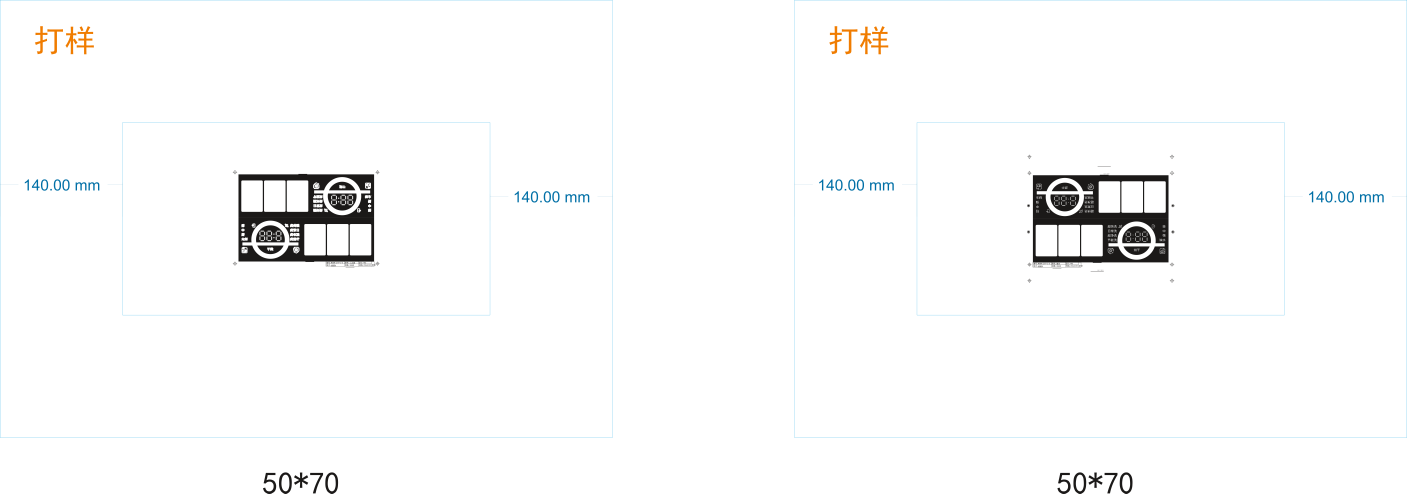
#> input picture cdr_png_temp/20260224-2219-2-S V3.0.png, 12663 x 4443 px (shown at 1/9 size); its folder holds only this picture in this run
$ python test_main_ocr.py
#> lines starting #> are read from the running program, lines starting #| are printed output that depends on the picture
import os
import pytesseract
from PIL import Image, ImageEnhance

# 配置
pytesseract.pytesseract.tesseract_cmd = r'C:\Program Files\Tesseract-OCR\tesseract.exe'
os.environ['TESSDATA_PREFIX'] = os.path.dirname(os.path.abspath(__file__))
OCR_LANGUAGE = 'chi_sim+eng'


def ocr_extract_text(png_file_path):
    """优化后的 OCR 识别函数"""
#> called with png_file_path = 'cdr_png_temp/20260224-2219-2-S V3.0.png'
    try:
        img = Image.open(png_file_path)
#> img is the input picture: PIL image 12663x4443 RGBA; mean R, G, B, A 249.9, 250.1, 250.1, 255
        width, height = img.size
#> width = 12663; height = 4443

        all_results = []

        # 尝试不同的缩放比例（针对超大图片）
        scales = [1.0]
        if width > 4000 or height > 4000:
            scales.extend([0.5, 0.3, 0.25])

        for scale in scales:
            if scale == 1.0:
                scaled_img = img
                scale_label = "原始"
            else:
                new_w = int(width * scale)
                new_h = int(height * scale)
                scaled_img = img.resize((new_w, new_h), Image.Resampling.LANCZOS)
                scale_label = f"缩放{scale}"

            all_results.append((f"{scale_label}-完整图", scaled_img))

            scaled_w, scaled_h = scaled_img.size
            if scaled_h > 100:
                bottom_region = scaled_img.crop((0, scaled_h - min(scaled_h // 3, 500), scaled_w, scaled_h))
                all_results.append((f"{scale_label}-底部", bottom_region))
#> this loop made 4 passes
#> pass 1, in ocr_extract_text, `bottom_region = scaled_img.crop((0, scaled_h - min(scaled_h // 3, 500)..`:
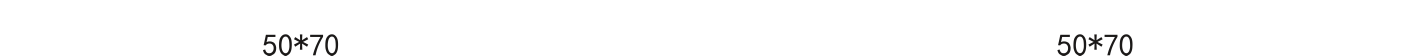
#> bottom_region: PIL image 12663x500 RGBA (shown at 1/9 size); mean R, G, B, A 252.1, 252.1, 252.1, 255
#> pass 2, in ocr_extract_text, `bottom_region = scaled_img.crop((0, scaled_h - min(scaled_h // 3, 500)..`:
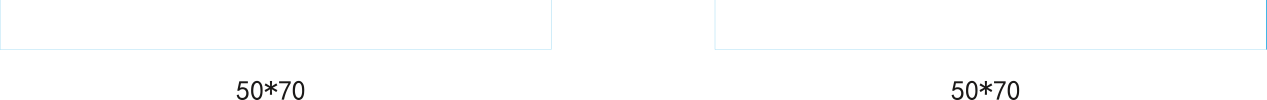
#> bottom_region: PIL image 6331x500 RGBA (shown at 1/5 size); mean R, G, B, A 253.1, 253.4, 253.5, 255
#> after the loop, all_results = 8 items

        best_text = ""
        best_score = 0

        for region_name, region_img in all_results:
            img_gray = region_img.convert('L')

            img_variants = [
                ('原始灰度', img_gray),
                ('对比度x2', ImageEnhance.Contrast(img_gray).enhance(2.0)),
                ('对比度x3', ImageEnhance.Contrast(img_gray).enhance(3.0)),
                ('锐化x2', ImageEnhance.Sharpness(img_gray).enhance(2.0)),
            ]

            for threshold in [150, 180, 200]:
                img_variants.append((f'二值化{threshold}', img_gray.point(lambda x: 0 if x < threshold else 255, '1')))

            test_configs = [
                ('中英文-PSM6', 'chi_sim+eng', r'--oem 3 --psm 6'),
                ('纯英文-PSM6', 'eng', r'--oem 3 --psm 6'),
                ('纯英文-PSM8', 'eng', r'--oem 3 --psm 8'),
                ('纯英文-PSM11', 'eng', r'--oem 3 --psm 11'),
                ('中英文-PSM3', 'chi_sim+eng', r'--oem 3 --psm 3'),
            ]

            for img_name, img_var in img_variants:
                for cfg_name, lang, cfg in test_configs:
                    try:
                        text = pytesseract.image_to_string(img_var, lang=lang, config=cfg)
                        text = text.strip()

                        if text:
                            score = len(text)
                            has_digits = any(c.isdigit() for c in text)
                            has_multiply = '*' in text or '×' in text or 'x' in text or 'X' in text
                            has_chinese = any('\u4e00' <= c <= '\u9fff' for c in text)
                            has_size_pattern = has_digits and has_multiply

                            if has_digits:
                                score += 20
                            if has_chinese:
                                score += 20
                            if has_multiply:
                                score += 40
                            if has_size_pattern:
                                score += 50

                            if score > best_score:
                                best_score = score
                                best_text = text
                    except Exception:
                        continue
#> this loop made 1 pass
#> region_name on pass 1: '原始-完整图'
#> after the loop, best_score = 0; best_text = ''

        if best_text:
            best_text = best_text.strip().replace('\n\n', '\n')
            print(f"[OK] OCR识别完成，提取文字长度：{len(best_text)}")
            return best_text
        else:
            return ""

    except Exception as e:
        print(f"[FAIL] OCR识别失败（{png_file_path}）：{str(e)}")
        return ""


def test_existing_pngs():
    """测试现有的 PNG 图片"""
    image_dir = 'cdr_png_temp'
    for filename in sorted(os.listdir(image_dir)):
        if filename.lower().endswith('.png'):
            image_path = os.path.join(image_dir, filename)
            print(f"\n========== 处理图片：{filename} ==========")
            text = ocr_extract_text(image_path)
            if text:
                print(f"识别结果:\n{text}")


if __name__ == '__main__':
    test_existing_pngs()
#> (the call stopped at in ocr_extract_text, `text = pytesseract.image_to_string(img_var, lang=lang, config=cfg)`: pytesseract is not available in this run)
